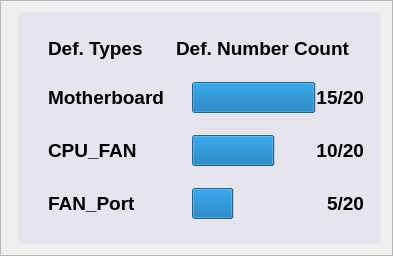
                        <widget class="QFrame" name="frame">
                         <property name="frameShape">
                          <enum>QFrame::StyledPanel</enum>
                         </property>
                         <property name="frameShadow">
                          <enum>QFrame::Raised</enum>
                         </property>
                         <layout class="QHBoxLayout" name="horizontalLayout_13">
                          <item>
                           <widget class="PlotWidget" name="line_graph" native="true">
                            <property name="sizePolicy">
                             <sizepolicy hsizetype="Preferred" vsizetype="Preferred">
                              <horstretch>1</horstretch>
                              <verstretch>0</verstretch>
                             </sizepolicy>
                            </property>
                            <property name="styleSheet">
                             <string notr="true">background-color: rgb(229, 229, 237);
border: 1px rgb(179, 181, 183) solid;
border-radius: 5px;
font-size: 14pt;
font-weight: bold;
padding: 8px;</string>
                            </property>
                           </widget>
                          </item>
                          <item>
                           <widget class="QFrame" name="frame_2">
                            <property name="sizePolicy">
                             <sizepolicy hsizetype="Preferred" vsizetype="Preferred">
                              <horstretch>1</horstretch>
                              <verstretch>0</verstretch>
                             </sizepolicy>
                            </property>
                            <property name="minimumSize">
                             <size>
                              <width>0</width>
                              <height>200</height>
                             </size>
                            </property>
                            <property name="styleSheet">
                             <string notr="true">background-color: rgb(229, 229, 237);
border: 1px rgb(179, 181, 183) solid;
border-radius: 5px;
font-size: 14pt;
font-weight: bold;
padding: 8px;</string>
                            </property>
                            <property name="frameShape">
                             <enum>QFrame::StyledPanel</enum>
                            </property>
                            <property name="frameShadow">
                             <enum>QFrame::Raised</enum>
                            </property>
                            <layout class="QHBoxLayout" name="horizontalLayout_24">
                             <item>
                              <layout class="QVBoxLayout" name="verticalLayout_28">
                               <item>
                                <layout class="QHBoxLayout" name="horizontalLayout_12">
                                 <item>
                                  <widget class="QLabel" name="label_5">
                                   <property name="sizePolicy">
                                    <sizepolicy hsizetype="Preferred" vsizetype="Preferred">
                                     <horstretch>0</horstretch>
                                     <verstretch>0</verstretch>
                                    </sizepolicy>
                                   </property>
                                   <property name="minimumSize">
                                    <size>
                                     <width>0</width>
                                     <height>10</height>
                                    </size>
                                   </property>
                                   <property name="text">
                                    <string>Def. Types</string>
                                   </property>
                                  </widget>
                                 </item>
                                 <item>
                                  <widget class="QLabel" name="label_7">
                                   <property name="sizePolicy">
                                    <sizepolicy hsizetype="Expanding" vsizetype="Fixed">
                                     <horstretch>0</horstretch>
                                     <verstretch>0</verstretch>
                                    </sizepolicy>
                                   </property>
                                   <property name="text">
                                    <string>Def. Number Count</string>
                                   </property>
                                  </widget>
                                 </item>
                                </layout>
                               </item>
                               <item>
                                <layout class="QHBoxLayout" name="horizontalLayout_15">
                                 <item>
                                  <layout class="QVBoxLayout" name="verticalLayout_17">
                                   <item>
                                    <widget class="QLabel" name="label">
                                     <property name="text">
                                      <string>Motherboard</string>
                                     </property>
                                    </widget>
                                   </item>
                                   <item>
                                    <widget class="QLabel" name="label_2">
                                     <property name="text">
                                      <string>CPU_FAN</string>
                                     </property>
                                    </widget>
                                   </item>
                                   <item>
                                    <widget class="QLabel" name="label_3">
                                     <property name="text">
                                      <string>FAN_Port</string>
                                     </property>
                                    </widget>
                                   </item>
                                  </layout>
                                 </item>
                                 <item>
                                  <layout class="QVBoxLayout" name="verticalLayout_18">
                                   <item>
                                    <widget class="QProgressBar" name="progressBar_1">
                                     <property name="maximum">
                                      <number>20</number>
                                     </property>
                                     <property name="value">
                                      <number>15</number>
                                     </property>
                                     <property name="alignment">
                                      <set>Qt::AlignRight|Qt::AlignTrailing|Qt::AlignVCenter</set>
                                     </property>
                                     <property name="format">
                                      <string>%v/20</string>
                                     </property>
                                    </widget>
                                   </item>
                                   <item>
                                    <widget class="QProgressBar" name="progressBar_2">
                                     <property name="maximum">
                                      <number>20</number>
                                     </property>
                                     <property name="value">
                                      <number>10</number>
                                     </property>
                                     <property name="alignment">
                                      <set>Qt::AlignRight|Qt::AlignTrailing|Qt::AlignVCenter</set>
                                     </property>
                                     <property name="format">
                                      <string>%v/20</string>
                                     </property>
                                    </widget>
                                   </item>
                                   <item>
                                    <widget class="QProgressBar" name="progressBar_3">
                                     <property name="maximum">
                                      <number>20</number>
                                     </property>
                                     <property name="value">
                                      <number>5</number>
                                     </property>
                                     <property name="alignment">
                                      <set>Qt::AlignRight|Qt::AlignTrailing|Qt::AlignVCenter</set>
                                     </property>
                                     <property name="format">
                                      <string>%v/20</string>
                                     </property>
                                    </widget>
                                   </item>
                                  </layout>
                                 </item>
                                </layout>
                               </item>
                              </layout>
                             </item>
                            </layout>
                           </widget>
                          </item>
                         </layout>
                        </widget>
